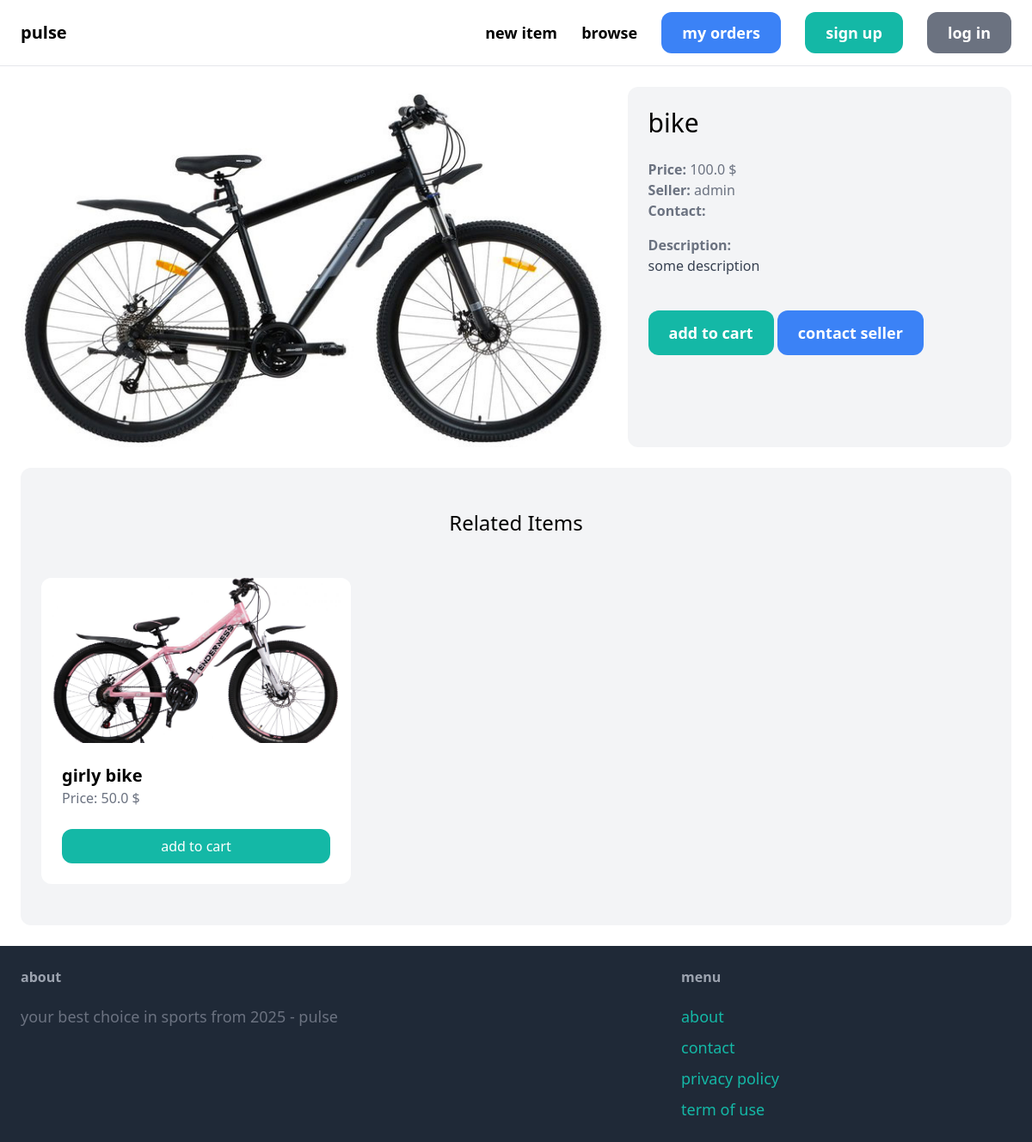
Page /items/1/ on the committed database.
### item/models.py (models this page shows)
class Item(models.Model):
    category = models.ForeignKey(Category, related_name='items', on_delete=models.CASCADE)
    name = models.CharField(max_length=255)
    description = models.TextField(blank=True, null=True)
    price = models.FloatField()
    image = models.ImageField(upload_to='item_images', blank=True, null=True)
    is_sold = models.BooleanField(default=False)
    created_by = models.ForeignKey(User, related_name='items', on_delete=models.CASCADE)
    created_at = models.DateField(auto_now_add=True)
    is_available = models.BooleanField(default=True)

### item/views.py (the view)
# urls.py: path('<int:pk>/', views.detail, name='detail'),
def detail(request, pk):
    item = get_object_or_404(Item, pk=pk)
    related_items = Item.objects.filter(category=item.category, is_sold=False).exclude(pk=pk)[0:3]
    in_cart = False
    if request.user.is_authenticated:
        in_cart = CartItem.objects.filter(
            cart__user=request.user,
            cart__is_active=True,
            item=item
        ).exists()
    return render(request, 'item/detail.html', {
        'item': item,
        'related_items': related_items,
        'in_cart': in_cart
    })

### item/templates/item/detail.html (shortened to what this page needs)
{% extends 'core/base.html' %}
{% block content %}
<div class="grid grid-cols-5 gap-6">
    <div class="col-span-3">
        <img src="{{ item.image.url }}" class="rounded-xl w-full">
    </div>
    <div class="col-span-2 p-6 bg-gray-100 rounded-xl">
        <h1 class="mb-6 text-3xl">{{ item.name }}</h1>
        <p class="text-gray-500"><strong>Price: </strong>{{ item.price }} $</p>
        <p class="text-gray-500"><strong>Seller: </strong>{{ item.created_by.username }}</p>
        <p class="text-gray-500"><strong>Contact: </strong>{{ item.created_by.email }}</p>
        {% if item.description %}
            <p class="text-gray-700 mt-4">
                <strong class="text-gray-500">Description:</strong><br>
                {{ item.description }}
            </p>
        {% endif %}
        <div class="mt-6">
            {% if request.user != item.created_by %}
                {% if in_cart %}
                    <button class="px-6 py-3 text-lg font-semibold bg-gray-500 text-white rounded-xl cursor-default">in cart</button>
                {% else %}
                    <a href="{% url 'item:add_to_cart' item.id %}" class="inline-block px-6 py-3 text-lg font-semibold bg-teal-500 text-white rounded-xl hover:bg-teal-700">add to cart</a>
                {% endif %}
                <a href="mailto:{{ item.created_by.email }}?subject=Regarding {{ item.name }}" class="inline-block mt-4 px-6 py-3 text-lg font-semibold bg-blue-500 text-white rounded-xl hover:bg-blue-700">contact seller</a>
            {% else %}
                <p class="text-gray-500 mt-4">This is your item</p>
                <a href="#" class="inline-block mt-4 px-6 py-3 text-lg font-semibold bg-yellow-500 text-white rounded-xl hover:bg-yellow-700">edit item</a>
            {% endif %}
        </div>
    </div>
</div>
<div class="mt-6 px-6 py-12 bg-gray-100 rounded-xl">
    <h2 class="mb-12 text-2xl text-center">Related Items</h2>
    <div class="grid grid-cols-3 gap-3">
        {% for related_item in related_items %}
            <div class="bg-white rounded-xl overflow-hidden">
                <a href="{% url 'item:detail' related_item.id %}">
                    <div>
                        <img src="{{ related_item.image.url }}" class="w-full h-48 object-cover">
                    </div>
                    <div class="p-6">
                        <h2 class="text-xl font-semibold">{{ related_item.name }}</h2>
                        <p class="text-gray-500">Price: {{ related_item.price }} $</p>
                    </div>
                </a>
                {% if request.user != related_item.created_by %}
                    <div class="p-6 pt-0">
                        {% if related_item.in_cart %}
                            <button class="w-full py-2 px-4 bg-gray-500 text-white rounded-xl cursor-default">in cart</button>
                        {% else %}
                            <a href="{% url 'item:add_to_cart' related_item.id %}" class="inline-block w-full text-center py-2 px-4 bg-teal-500 text-white rounded-xl hover:bg-teal-700">add to cart</a>
                        {% endif %}
                    </div>
                {% endif %}
            </div>
        {% endfor %}
    </div>
</div>
{% endblock %}

### rows in the picture
Item: image (picture), name "bike", price "100.0", created_by.username "admin", description "some description"
Item: image (picture), name "girly bike", price "50.0", shows "add to cart"
